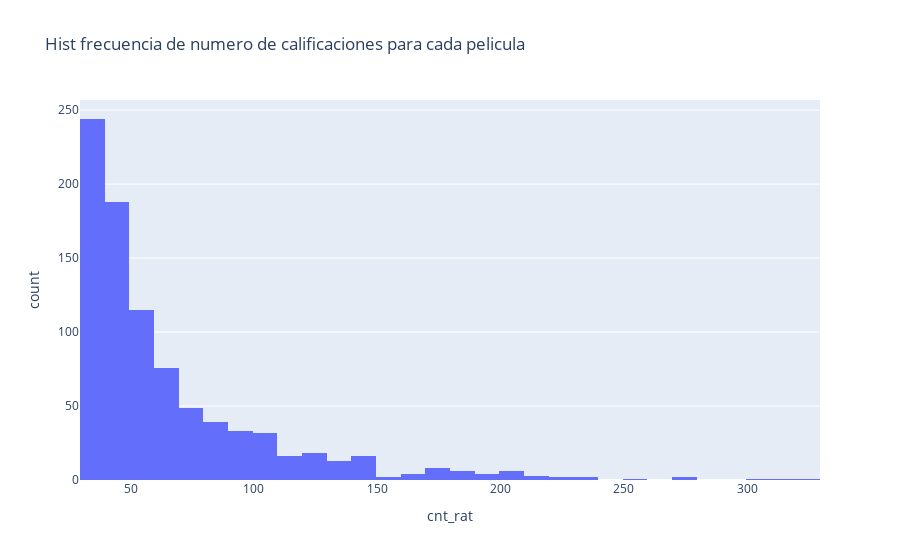

The cell this chart's notebook holds for it:
### Markdown cell above
Vemos que sin el filtro hay 9719 peliculas que han sido calificadas, pero tener en cuenta que una pelicula es recomendada por pocas calificaciones, no es un buen criterio

### Code cell
####Filtrar películas que no tengan más de 30 calificaciones
rating_movies2 = pd.read_sql(
    """ select movieId ,
                         count(*) as cnt_rat
                         from full_table
                         group by "movieId"
                         having cnt_rat>=30
                         order by cnt_rat desc
                         """,
    conn,
)

fig = px.histogram(
    rating_movies2,
    x="cnt_rat",
    title="Hist frecuencia de numero de calificaciones para cada pelicula",
)
fig.show()

rating_movies2.describe()

### Figure 1 — Plotly figure (JSON) as saved in the notebook; plotly's stock layout.template omitted (floating-point values rounded to 4 significant figures; data arrays with more than 128 entries replaced by an {"elided": "..."} marker saying what was removed)
{"data": [{"alignmentgroup": "True", "bingroup": "x", "hovertemplate": "cnt_rat=%{x}<br>count=%{y}<extra></extra>", "legendgroup": "", "marker": {"color": "#636efa", "pattern": {"shape": ""}}, "name": "", "offsetgroup": "", "orientation": "v", "showlegend": false, "type": "histogram", "x": {"elided": "882 int values"}, "xaxis": "x", "yaxis": "y"}], "layout": {"barmode": "relative", "legend": {"tracegroupgap": 0}, "title": {"text": "Hist frecuencia de numero de calificaciones para cada pelicula"}, "xaxis": {"anchor": "y", "domain": [0, 1], "title": {"text": "cnt_rat"}}, "yaxis": {"anchor": "x", "domain": [0, 1], "title": {"text": "count"}}}}
